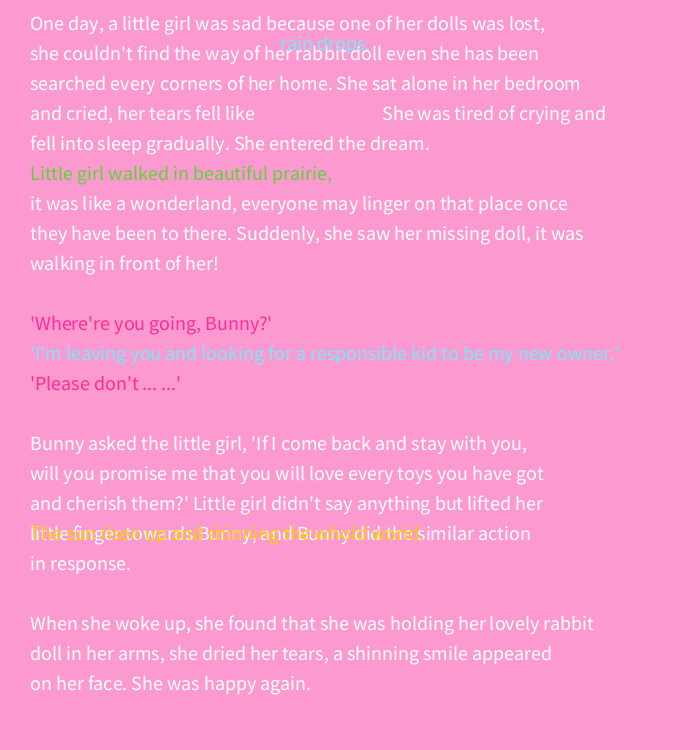
Frame 1 (no input)
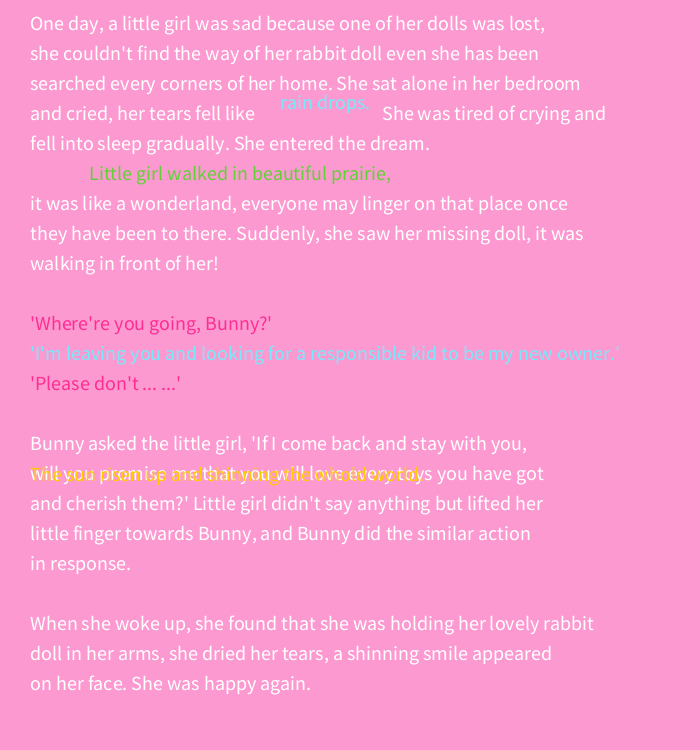
Frame 60 (the mouse pressed at the canvas centre just before this capture)
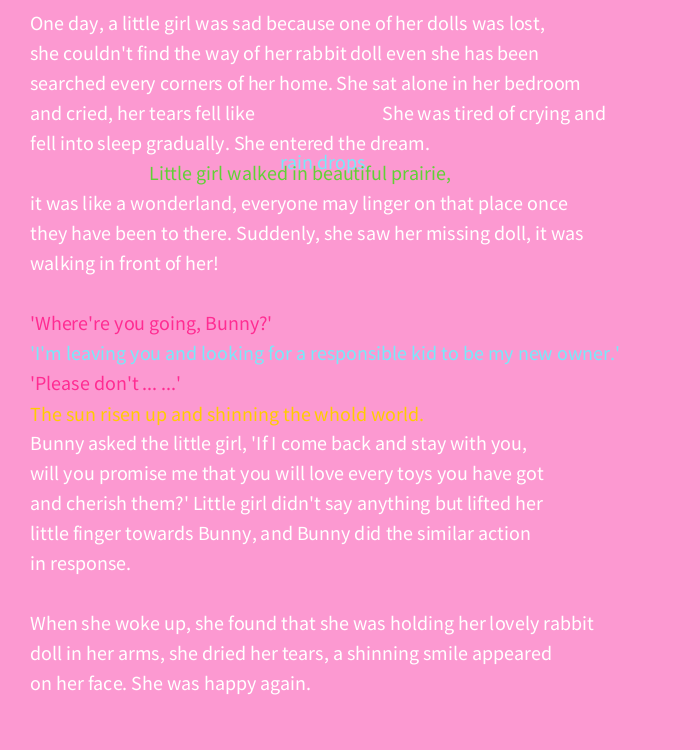
Frame 120 (the mouse held since frame 60 and released just before this capture)

The Processing sketch that drew these frames (run headless with seeded random() and noise(); from frame 60 on, the mouse is pressed at the canvas centre):

// Processing sketch: processing_159468
// ── processing_159468.pde

color c1 = #77E9FA;
color c2 = #60D135;
color c3 = #FFCC00;
color c4 = #FF2C92;

float xpos = 30;
float ypos = 50;
float ypos1 = 540;

void setup() {

  size(700,750);  
}

void draw() {
  background(#FC99D1);
 
  textSize(20);
  
  fill(255);
  text("One day, a little girl was sad because one of her dolls was lost,", 30, 30);
  text("she couldn't find the way of her rabbit doll even she has been", 30, 60);
  text("searched every corners of her home. She sat alone in her bedroom", 30, 90);
  text("and cried, her tears fell like", 30, 120);

fill(c1);
  text("rain drops.", 280, ypos);
  ypos++;
  
  fill(255);
  text("She was tired of crying and ", 382, 120);
  text("fell into sleep gradually. She entered the dream.", 30, 150);
  
  fill(c2);
  text("Little girl walked in beautiful prairie,", xpos, 180);
  xpos++;
  
  fill(255);
  text("it was like a wonderland, everyone may linger on that place once", 30, 210);
  text("they have been to there. Suddenly, she saw her missing doll, it was", 30, 240);
  text("walking in front of her!", 30, 270);
  
  fill(c4);
  text("'Where're you going, Bunny?'", 30, 330);
  
  fill(c1);
  text("'I'm leaving you and looking for a responsible kid to be my new owner.'", 30, 360);
  
  fill(c4);
  text("'Please don't ... ...'", 30, 390);
  
  fill(255);
  text("Bunny asked the little girl, 'If I come back and stay with you,", 30, 450);
  text("will you promise me that you will love every toys you have got", 30, 480);
  text("and cherish them?' Little girl didn't say anything but lifted her", 30, 510);
  text("little finger towards Bunny, and Bunny did the similar action", 30, 540);
  text("in response.", 30, 570);
  
  fill(c3);
  text("The sun risen up and shinning the whold world.", 30, ypos1);
  ypos1--;
  
  fill(255);
  text("When she woke up, she found that she was holding her lovely rabbit", 30, 630);
  text("doll in her arms, she dried her tears, a shinning smile appeared", 30, 660);
  text("on her face. She was happy again.", 30, 690);
   
}
